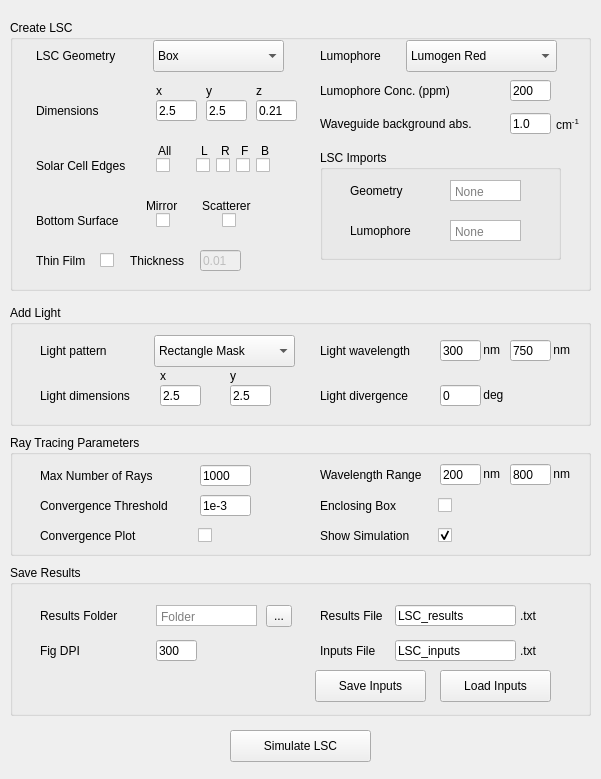
<?xml version="1.0" encoding="UTF-8"?>
<ui version="4.0">
 <class>testingQT</class>
 <widget class="QWidget" name="testingQT">
  <property name="geometry">
   <rect>
    <x>0</x>
    <y>0</y>
    <width>601</width>
    <height>779</height>
   </rect>
  </property>
  <property name="windowTitle">
   <string>testingQT</string>
  </property>
  <widget class="QPushButton" name="pushButton">
   <property name="geometry">
    <rect>
     <x>230</x>
     <y>730</y>
     <width>141</width>
     <height>32</height>
    </rect>
   </property>
   <property name="text">
    <string>Simulate LSC</string>
   </property>
  </widget>
  <widget class="QGroupBox" name="groupBox">
   <property name="geometry">
    <rect>
     <x>10</x>
     <y>20</y>
     <width>581</width>
     <height>271</height>
    </rect>
   </property>
   <property name="title">
    <string>Create LSC</string>
   </property>
   <widget class="QFrame" name="frame">
    <property name="geometry">
     <rect>
      <x>0</x>
      <y>20</y>
      <width>581</width>
      <height>261</height>
     </rect>
    </property>
    <widget class="QLabel" name="label_31">
     <property name="geometry">
      <rect>
       <x>196</x>
       <y>40</y>
       <width>21</width>
       <height>21</height>
      </rect>
     </property>
     <property name="text">
      <string>y</string>
     </property>
    </widget>
    <widget class="QCheckBox" name="checkBox_6">
     <property name="geometry">
      <rect>
       <x>246</x>
       <y>110</y>
       <width>21</width>
       <height>31</height>
      </rect>
     </property>
     <property name="text">
      <string/>
     </property>
    </widget>
    <widget class="QCheckBox" name="checkBox_5">
     <property name="geometry">
      <rect>
       <x>226</x>
       <y>110</y>
       <width>21</width>
       <height>31</height>
      </rect>
     </property>
     <property name="text">
      <string/>
     </property>
    </widget>
    <widget class="QLineEdit" name="lineEdit_13">
     <property name="geometry">
      <rect>
       <x>196</x>
       <y>60</y>
       <width>41</width>
       <height>21</height>
      </rect>
     </property>
     <property name="text">
      <string>2.5</string>
     </property>
     <property name="placeholderText">
      <string>x/y</string>
     </property>
    </widget>
    <widget class="QLabel" name="label_26">
     <property name="geometry">
      <rect>
       <x>251</x>
       <y>100</y>
       <width>16</width>
       <height>21</height>
      </rect>
     </property>
     <property name="text">
      <string>B</string>
     </property>
    </widget>
    <widget class="QLabel" name="label_25">
     <property name="geometry">
      <rect>
       <x>231</x>
       <y>100</y>
       <width>16</width>
       <height>21</height>
      </rect>
     </property>
     <property name="text">
      <string>F</string>
     </property>
    </widget>
    <widget class="QCheckBox" name="checkBox_2">
     <property name="geometry">
      <rect>
       <x>146</x>
       <y>170</y>
       <width>21</width>
       <height>21</height>
      </rect>
     </property>
     <property name="text">
      <string/>
     </property>
    </widget>
    <widget class="QLabel" name="label_20">
     <property name="geometry">
      <rect>
       <x>26</x>
       <y>170</y>
       <width>101</width>
       <height>21</height>
      </rect>
     </property>
     <property name="text">
      <string>Bottom Surface</string>
     </property>
    </widget>
    <widget class="QLabel" name="label_22">
     <property name="geometry">
      <rect>
       <x>148</x>
       <y>100</y>
       <width>21</width>
       <height>21</height>
      </rect>
     </property>
     <property name="text">
      <string>All</string>
     </property>
    </widget>
    <widget class="QLabel" name="label_2">
     <property name="geometry">
      <rect>
       <x>26</x>
       <y>60</y>
       <width>91</width>
       <height>21</height>
      </rect>
     </property>
     <property name="text">
      <string>Dimensions</string>
     </property>
    </widget>
    <widget class="QLabel" name="label_24">
     <property name="geometry">
      <rect>
       <x>211</x>
       <y>100</y>
       <width>16</width>
       <height>21</height>
      </rect>
     </property>
     <property name="text">
      <string>R</string>
     </property>
    </widget>
    <widget class="QLabel" name="label">
     <property name="geometry">
      <rect>
       <x>26</x>
       <y>5</y>
       <width>111</width>
       <height>21</height>
      </rect>
     </property>
     <property name="text">
      <string>LSC Geometry</string>
     </property>
    </widget>
    <widget class="QComboBox" name="comboBox">
     <property name="geometry">
      <rect>
       <x>143</x>
       <y>0</y>
       <width>131</width>
       <height>32</height>
      </rect>
     </property>
     <item>
      <property name="text">
       <string>Box</string>
      </property>
     </item>
     <item>
      <property name="text">
       <string>Cylinder</string>
      </property>
     </item>
     <item>
      <property name="text">
       <string>Sphere</string>
      </property>
     </item>
     <item>
      <property name="text">
       <string>Import Mesh</string>
      </property>
     </item>
    </widget>
    <widget class="QLabel" name="label_6">
     <property name="geometry">
      <rect>
       <x>26</x>
       <y>115</y>
       <width>111</width>
       <height>21</height>
      </rect>
     </property>
     <property name="text">
      <string>Solar Cell Edges</string>
     </property>
    </widget>
    <widget class="QLabel" name="label_23">
     <property name="geometry">
      <rect>
       <x>191</x>
       <y>100</y>
       <width>16</width>
       <height>21</height>
      </rect>
     </property>
     <property name="text">
      <string>L</string>
     </property>
    </widget>
    <widget class="QCheckBox" name="checkBox">
     <property name="geometry">
      <rect>
       <x>146</x>
       <y>110</y>
       <width>21</width>
       <height>31</height>
      </rect>
     </property>
     <property name="text">
      <string/>
     </property>
     <property name="checked">
      <bool>false</bool>
     </property>
    </widget>
    <widget class="QLineEdit" name="lineEdit_2">
     <property name="geometry">
      <rect>
       <x>246</x>
       <y>60</y>
       <width>41</width>
       <height>21</height>
      </rect>
     </property>
     <property name="text">
      <string>0.21</string>
     </property>
     <property name="placeholderText">
      <string>z</string>
     </property>
    </widget>
    <widget class="QLabel" name="label_28">
     <property name="geometry">
      <rect>
       <x>246</x>
       <y>40</y>
       <width>16</width>
       <height>21</height>
      </rect>
     </property>
     <property name="text">
      <string>z</string>
     </property>
    </widget>
    <widget class="QLineEdit" name="lineEdit">
     <property name="geometry">
      <rect>
       <x>146</x>
       <y>60</y>
       <width>41</width>
       <height>21</height>
      </rect>
     </property>
     <property name="text">
      <string>2.5</string>
     </property>
     <property name="placeholderText">
      <string>x/y</string>
     </property>
    </widget>
    <widget class="QComboBox" name="comboBox_2">
     <property name="geometry">
      <rect>
       <x>396</x>
       <y>0</y>
       <width>151</width>
       <height>32</height>
      </rect>
     </property>
     <item>
      <property name="text">
       <string>Lumogen Red</string>
      </property>
     </item>
     <item>
      <property name="text">
       <string>Import Custom</string>
      </property>
     </item>
     <item>
      <property name="text">
       <string>None</string>
      </property>
     </item>
    </widget>
    <widget class="QCheckBox" name="checkBox_3">
     <property name="geometry">
      <rect>
       <x>186</x>
       <y>110</y>
       <width>21</width>
       <height>31</height>
      </rect>
     </property>
     <property name="text">
      <string/>
     </property>
    </widget>
    <widget class="QCheckBox" name="checkBox_4">
     <property name="geometry">
      <rect>
       <x>206</x>
       <y>110</y>
       <width>21</width>
       <height>31</height>
      </rect>
     </property>
     <property name="text">
      <string/>
     </property>
    </widget>
    <widget class="QLabel" name="label_4">
     <property name="geometry">
      <rect>
       <x>310</x>
       <y>5</y>
       <width>91</width>
       <height>21</height>
      </rect>
     </property>
     <property name="text">
      <string>Lumophore</string>
     </property>
    </widget>
    <widget class="QLabel" name="label_27">
     <property name="geometry">
      <rect>
       <x>146</x>
       <y>40</y>
       <width>21</width>
       <height>21</height>
      </rect>
     </property>
     <property name="text">
      <string>x</string>
     </property>
    </widget>
    <widget class="QGroupBox" name="groupBox_5">
     <property name="geometry">
      <rect>
       <x>310</x>
       <y>110</y>
       <width>241</width>
       <height>110</height>
      </rect>
     </property>
     <property name="title">
      <string>LSC Imports</string>
     </property>
     <widget class="QPlainTextEdit" name="plainTextEdit">
      <property name="geometry">
       <rect>
        <x>130</x>
        <y>30</y>
        <width>71</width>
        <height>21</height>
       </rect>
      </property>
      <property name="sizePolicy">
       <sizepolicy hsizetype="Expanding" vsizetype="Expanding">
        <horstretch>0</horstretch>
        <verstretch>0</verstretch>
       </sizepolicy>
      </property>
      <property name="verticalScrollBarPolicy">
       <enum>Qt::ScrollBarAlwaysOff</enum>
      </property>
      <property name="horizontalScrollBarPolicy">
       <enum>Qt::ScrollBarAlwaysOff</enum>
      </property>
      <property name="lineWrapMode">
       <enum>QPlainTextEdit::NoWrap</enum>
      </property>
      <property name="readOnly">
       <bool>true</bool>
      </property>
      <property name="placeholderText">
       <string>None</string>
      </property>
     </widget>
     <widget class="QPlainTextEdit" name="plainTextEdit_4">
      <property name="geometry">
       <rect>
        <x>130</x>
        <y>70</y>
        <width>71</width>
        <height>21</height>
       </rect>
      </property>
      <property name="sizePolicy">
       <sizepolicy hsizetype="Expanding" vsizetype="Expanding">
        <horstretch>0</horstretch>
        <verstretch>0</verstretch>
       </sizepolicy>
      </property>
      <property name="verticalScrollBarPolicy">
       <enum>Qt::ScrollBarAlwaysOff</enum>
      </property>
      <property name="horizontalScrollBarPolicy">
       <enum>Qt::ScrollBarAlwaysOff</enum>
      </property>
      <property name="lineWrapMode">
       <enum>QPlainTextEdit::NoWrap</enum>
      </property>
      <property name="readOnly">
       <bool>true</bool>
      </property>
      <property name="placeholderText">
       <string>None</string>
      </property>
     </widget>
     <widget class="QLabel" name="label_16">
      <property name="geometry">
       <rect>
        <x>30</x>
        <y>30</y>
        <width>91</width>
        <height>21</height>
       </rect>
      </property>
      <property name="text">
       <string>Geometry</string>
      </property>
     </widget>
     <widget class="QLabel" name="label_21">
      <property name="geometry">
       <rect>
        <x>30</x>
        <y>70</y>
        <width>91</width>
        <height>21</height>
       </rect>
      </property>
      <property name="text">
       <string>Lumophore</string>
      </property>
     </widget>
    </widget>
    <widget class="QCheckBox" name="checkBox_19">
     <property name="geometry">
      <rect>
       <x>212</x>
       <y>170</y>
       <width>21</width>
       <height>21</height>
      </rect>
     </property>
     <property name="text">
      <string/>
     </property>
    </widget>
    <widget class="QLabel" name="label_80">
     <property name="geometry">
      <rect>
       <x>136</x>
       <y>155</y>
       <width>41</width>
       <height>21</height>
      </rect>
     </property>
     <property name="text">
      <string>Mirror</string>
     </property>
    </widget>
    <widget class="QLabel" name="label_81">
     <property name="geometry">
      <rect>
       <x>192</x>
       <y>155</y>
       <width>61</width>
       <height>21</height>
      </rect>
     </property>
     <property name="text">
      <string>Scatterer</string>
     </property>
    </widget>
    <widget class="QLabel" name="label_49">
     <property name="geometry">
      <rect>
       <x>310</x>
       <y>40</y>
       <width>151</width>
       <height>21</height>
      </rect>
     </property>
     <property name="text">
      <string>Lumophore Conc. (ppm)</string>
     </property>
    </widget>
    <widget class="QLineEdit" name="lineEdit_20">
     <property name="geometry">
      <rect>
       <x>500</x>
       <y>40</y>
       <width>41</width>
       <height>21</height>
      </rect>
     </property>
     <property name="text">
      <string>200</string>
     </property>
     <property name="placeholderText">
      <string>x/y</string>
     </property>
    </widget>
    <widget class="QLineEdit" name="lineEdit_23">
     <property name="geometry">
      <rect>
       <x>500</x>
       <y>73</y>
       <width>41</width>
       <height>21</height>
      </rect>
     </property>
     <property name="text">
      <string>1.0</string>
     </property>
     <property name="placeholderText">
      <string>x/y</string>
     </property>
    </widget>
    <widget class="QLabel" name="label_51">
     <property name="geometry">
      <rect>
       <x>310</x>
       <y>73</y>
       <width>171</width>
       <height>21</height>
      </rect>
     </property>
     <property name="text">
      <string>Waveguide background abs.</string>
     </property>
    </widget>
    <widget class="QLabel" name="label_55">
     <property name="geometry">
      <rect>
       <x>546</x>
       <y>75</y>
       <width>31</width>
       <height>21</height>
      </rect>
     </property>
     <property name="text">
      <string>&lt;html&gt;&lt;head/&gt;&lt;body&gt;&lt;p&gt;cm&lt;span style=&quot; vertical-align:super;&quot;&gt;-1&lt;/span&gt;&lt;/p&gt;&lt;/body&gt;&lt;/html&gt;</string>
     </property>
    </widget>
    <widget class="QLabel" name="label_32">
     <property name="geometry">
      <rect>
       <x>26</x>
       <y>210</y>
       <width>101</width>
       <height>21</height>
      </rect>
     </property>
     <property name="text">
      <string>Thin Film</string>
     </property>
    </widget>
    <widget class="QCheckBox" name="checkBox_7">
     <property name="geometry">
      <rect>
       <x>90</x>
       <y>210</y>
       <width>86</width>
       <height>20</height>
      </rect>
     </property>
     <property name="text">
      <string/>
     </property>
    </widget>
    <widget class="QLabel" name="label_33">
     <property name="geometry">
      <rect>
       <x>120</x>
       <y>210</y>
       <width>101</width>
       <height>21</height>
      </rect>
     </property>
     <property name="text">
      <string>Thickness</string>
     </property>
    </widget>
    <widget class="QLineEdit" name="lineEdit_14">
     <property name="enabled">
      <bool>false</bool>
     </property>
     <property name="geometry">
      <rect>
       <x>190</x>
       <y>210</y>
       <width>41</width>
       <height>21</height>
      </rect>
     </property>
     <property name="text">
      <string>0.01</string>
     </property>
    </widget>
   </widget>
  </widget>
  <widget class="QGroupBox" name="groupBox_2">
   <property name="geometry">
    <rect>
     <x>10</x>
     <y>305</y>
     <width>581</width>
     <height>121</height>
    </rect>
   </property>
   <property name="title">
    <string>Add Light</string>
   </property>
   <widget class="QLabel" name="label_5">
    <property name="geometry">
     <rect>
      <x>310</x>
      <y>35</y>
      <width>111</width>
      <height>21</height>
     </rect>
    </property>
    <property name="text">
     <string>Light wavelength</string>
    </property>
   </widget>
   <widget class="QLabel" name="label_7">
    <property name="geometry">
     <rect>
      <x>30</x>
      <y>35</y>
      <width>111</width>
      <height>21</height>
     </rect>
    </property>
    <property name="text">
     <string>Light pattern</string>
    </property>
   </widget>
   <widget class="QComboBox" name="comboBox_3">
    <property name="geometry">
     <rect>
      <x>144</x>
      <y>30</y>
      <width>141</width>
      <height>32</height>
     </rect>
    </property>
    <item>
     <property name="text">
      <string>Rectangle Mask</string>
     </property>
    </item>
    <item>
     <property name="text">
      <string>Circle Mask</string>
     </property>
    </item>
    <item>
     <property name="text">
      <string>Point Source</string>
     </property>
    </item>
   </widget>
   <widget class="QLabel" name="label_8">
    <property name="geometry">
     <rect>
      <x>310</x>
      <y>80</y>
      <width>111</width>
      <height>21</height>
     </rect>
    </property>
    <property name="text">
     <string>Light divergence</string>
    </property>
   </widget>
   <widget class="QLabel" name="label_10">
    <property name="geometry">
     <rect>
      <x>30</x>
      <y>80</y>
      <width>111</width>
      <height>21</height>
     </rect>
    </property>
    <property name="text">
     <string>Light dimensions</string>
    </property>
   </widget>
   <widget class="QLabel" name="label_11">
    <property name="geometry">
     <rect>
      <x>470</x>
      <y>80</y>
      <width>61</width>
      <height>20</height>
     </rect>
    </property>
    <property name="text">
     <string> deg</string>
    </property>
   </widget>
   <widget class="QLabel" name="label_12">
    <property name="geometry">
     <rect>
      <x>470</x>
      <y>35</y>
      <width>31</width>
      <height>20</height>
     </rect>
    </property>
    <property name="text">
     <string> nm</string>
    </property>
   </widget>
   <widget class="QLabel" name="label_13">
    <property name="geometry">
     <rect>
      <x>540</x>
      <y>35</y>
      <width>31</width>
      <height>20</height>
     </rect>
    </property>
    <property name="text">
     <string> nm</string>
    </property>
   </widget>
   <widget class="QLineEdit" name="lineEdit_3">
    <property name="geometry">
     <rect>
      <x>220</x>
      <y>80</y>
      <width>41</width>
      <height>21</height>
     </rect>
    </property>
    <property name="text">
     <string>2.5</string>
    </property>
    <property name="placeholderText">
     <string>y</string>
    </property>
   </widget>
   <widget class="QLineEdit" name="lineEdit_4">
    <property name="geometry">
     <rect>
      <x>150</x>
      <y>80</y>
      <width>41</width>
      <height>21</height>
     </rect>
    </property>
    <property name="text">
     <string>2.5</string>
    </property>
    <property name="placeholderText">
     <string>x</string>
    </property>
   </widget>
   <widget class="QLineEdit" name="lineEdit_5">
    <property name="geometry">
     <rect>
      <x>430</x>
      <y>35</y>
      <width>41</width>
      <height>21</height>
     </rect>
    </property>
    <property name="text">
     <string>300</string>
    </property>
    <property name="placeholderText">
     <string>min</string>
    </property>
   </widget>
   <widget class="QLineEdit" name="lineEdit_6">
    <property name="geometry">
     <rect>
      <x>500</x>
      <y>35</y>
      <width>41</width>
      <height>21</height>
     </rect>
    </property>
    <property name="text">
     <string>750</string>
    </property>
    <property name="placeholderText">
     <string>max</string>
    </property>
   </widget>
   <widget class="QLineEdit" name="lineEdit_7">
    <property name="geometry">
     <rect>
      <x>430</x>
      <y>80</y>
      <width>41</width>
      <height>21</height>
     </rect>
    </property>
    <property name="text">
     <string>0</string>
    </property>
   </widget>
   <widget class="QLabel" name="label_30">
    <property name="geometry">
     <rect>
      <x>150</x>
      <y>60</y>
      <width>21</width>
      <height>21</height>
     </rect>
    </property>
    <property name="text">
     <string>x</string>
    </property>
   </widget>
   <widget class="QLabel" name="label_29">
    <property name="geometry">
     <rect>
      <x>220</x>
      <y>60</y>
      <width>16</width>
      <height>21</height>
     </rect>
    </property>
    <property name="text">
     <string>y</string>
    </property>
   </widget>
  </widget>
  <widget class="QGroupBox" name="groupBox_3">
   <property name="geometry">
    <rect>
     <x>10</x>
     <y>435</y>
     <width>581</width>
     <height>121</height>
    </rect>
   </property>
   <property name="title">
    <string>Ray Tracing Parameters</string>
   </property>
   <widget class="QLabel" name="label_3">
    <property name="enabled">
     <bool>true</bool>
    </property>
    <property name="geometry">
     <rect>
      <x>310</x>
      <y>29</y>
      <width>131</width>
      <height>21</height>
     </rect>
    </property>
    <property name="text">
     <string>Wavelength Range</string>
    </property>
   </widget>
   <widget class="QLabel" name="label_9">
    <property name="geometry">
     <rect>
      <x>30</x>
      <y>30</y>
      <width>131</width>
      <height>21</height>
     </rect>
    </property>
    <property name="text">
     <string>Max Number of Rays</string>
    </property>
   </widget>
   <widget class="QLabel" name="label_15">
    <property name="geometry">
     <rect>
      <x>470</x>
      <y>29</y>
      <width>31</width>
      <height>20</height>
     </rect>
    </property>
    <property name="text">
     <string> nm</string>
    </property>
   </widget>
   <widget class="QLabel" name="label_14">
    <property name="geometry">
     <rect>
      <x>540</x>
      <y>29</y>
      <width>31</width>
      <height>20</height>
     </rect>
    </property>
    <property name="text">
     <string> nm</string>
    </property>
   </widget>
   <widget class="QLineEdit" name="lineEdit_8">
    <property name="geometry">
     <rect>
      <x>190</x>
      <y>30</y>
      <width>51</width>
      <height>21</height>
     </rect>
    </property>
    <property name="text">
     <string>1000</string>
    </property>
   </widget>
   <widget class="QLineEdit" name="lineEdit_10">
    <property name="geometry">
     <rect>
      <x>500</x>
      <y>29</y>
      <width>41</width>
      <height>21</height>
     </rect>
    </property>
    <property name="text">
     <string>800</string>
    </property>
    <property name="placeholderText">
     <string>max</string>
    </property>
   </widget>
   <widget class="QLineEdit" name="lineEdit_9">
    <property name="geometry">
     <rect>
      <x>430</x>
      <y>29</y>
      <width>41</width>
      <height>21</height>
     </rect>
    </property>
    <property name="text">
     <string>200</string>
    </property>
    <property name="placeholderText">
     <string>min</string>
    </property>
   </widget>
   <widget class="QLabel" name="label_48">
    <property name="geometry">
     <rect>
      <x>30</x>
      <y>90</y>
      <width>111</width>
      <height>21</height>
     </rect>
    </property>
    <property name="text">
     <string>Convergence Plot</string>
    </property>
   </widget>
   <widget class="QCheckBox" name="checkBox_21">
    <property name="geometry">
     <rect>
      <x>188</x>
      <y>90</y>
      <width>21</width>
      <height>21</height>
     </rect>
    </property>
    <property name="text">
     <string/>
    </property>
   </widget>
   <widget class="QCheckBox" name="checkBox_20">
    <property name="geometry">
     <rect>
      <x>428</x>
      <y>60</y>
      <width>21</width>
      <height>21</height>
     </rect>
    </property>
    <property name="text">
     <string/>
    </property>
   </widget>
   <widget class="QLabel" name="label_47">
    <property name="geometry">
     <rect>
      <x>310</x>
      <y>60</y>
      <width>101</width>
      <height>21</height>
     </rect>
    </property>
    <property name="text">
     <string>Enclosing Box</string>
    </property>
   </widget>
   <widget class="QLabel" name="label_50">
    <property name="geometry">
     <rect>
      <x>30</x>
      <y>60</y>
      <width>151</width>
      <height>21</height>
     </rect>
    </property>
    <property name="text">
     <string>Convergence Threshold</string>
    </property>
   </widget>
   <widget class="QLineEdit" name="lineEdit_21">
    <property name="geometry">
     <rect>
      <x>190</x>
      <y>60</y>
      <width>51</width>
      <height>21</height>
     </rect>
    </property>
    <property name="text">
     <string>1e-3</string>
    </property>
   </widget>
   <widget class="QLabel" name="label_56">
    <property name="geometry">
     <rect>
      <x>310</x>
      <y>90</y>
      <width>111</width>
      <height>21</height>
     </rect>
    </property>
    <property name="text">
     <string>Show Simulation</string>
    </property>
   </widget>
   <widget class="QCheckBox" name="checkBox_22">
    <property name="geometry">
     <rect>
      <x>428</x>
      <y>90</y>
      <width>21</width>
      <height>21</height>
     </rect>
    </property>
    <property name="text">
     <string/>
    </property>
    <property name="checked">
     <bool>true</bool>
    </property>
   </widget>
  </widget>
  <widget class="QGroupBox" name="groupBox_4">
   <property name="geometry">
    <rect>
     <x>10</x>
     <y>565</y>
     <width>581</width>
     <height>151</height>
    </rect>
   </property>
   <property name="title">
    <string>Save Results</string>
   </property>
   <widget class="QToolButton" name="toolButton">
    <property name="geometry">
     <rect>
      <x>256</x>
      <y>40</y>
      <width>26</width>
      <height>22</height>
     </rect>
    </property>
    <property name="text">
     <string>...</string>
    </property>
   </widget>
   <widget class="QPlainTextEdit" name="plainTextEdit_2">
    <property name="geometry">
     <rect>
      <x>146</x>
      <y>40</y>
      <width>101</width>
      <height>21</height>
     </rect>
    </property>
    <property name="sizePolicy">
     <sizepolicy hsizetype="Expanding" vsizetype="Expanding">
      <horstretch>0</horstretch>
      <verstretch>0</verstretch>
     </sizepolicy>
    </property>
    <property name="verticalScrollBarPolicy">
     <enum>Qt::ScrollBarAlwaysOff</enum>
    </property>
    <property name="horizontalScrollBarPolicy">
     <enum>Qt::ScrollBarAlwaysOff</enum>
    </property>
    <property name="lineWrapMode">
     <enum>QPlainTextEdit::NoWrap</enum>
    </property>
    <property name="readOnly">
     <bool>true</bool>
    </property>
    <property name="placeholderText">
     <string>Folder</string>
    </property>
   </widget>
   <widget class="QLabel" name="label_17">
    <property name="geometry">
     <rect>
      <x>510</x>
      <y>40</y>
      <width>45</width>
      <height>21</height>
     </rect>
    </property>
    <property name="text">
     <string>.txt</string>
    </property>
   </widget>
   <widget class="QLineEdit" name="lineEdit_11">
    <property name="geometry">
     <rect>
      <x>146</x>
      <y>75</y>
      <width>41</width>
      <height>21</height>
     </rect>
    </property>
    <property name="text">
     <string>300</string>
    </property>
    <property name="placeholderText">
     <string/>
    </property>
   </widget>
   <widget class="QLabel" name="label_18">
    <property name="geometry">
     <rect>
      <x>30</x>
      <y>75</y>
      <width>51</width>
      <height>21</height>
     </rect>
    </property>
    <property name="text">
     <string>Fig DPI</string>
    </property>
   </widget>
   <widget class="QLabel" name="label_19">
    <property name="geometry">
     <rect>
      <x>310</x>
      <y>40</y>
      <width>71</width>
      <height>21</height>
     </rect>
    </property>
    <property name="text">
     <string>Results File</string>
    </property>
   </widget>
   <widget class="QLineEdit" name="lineEdit_12">
    <property name="geometry">
     <rect>
      <x>385</x>
      <y>40</y>
      <width>121</width>
      <height>21</height>
     </rect>
    </property>
    <property name="text">
     <string>LSC_results</string>
    </property>
   </widget>
   <widget class="QLabel" name="label_52">
    <property name="geometry">
     <rect>
      <x>30</x>
      <y>40</y>
      <width>101</width>
      <height>21</height>
     </rect>
    </property>
    <property name="text">
     <string>Results Folder</string>
    </property>
   </widget>
   <widget class="QLineEdit" name="lineEdit_22">
    <property name="geometry">
     <rect>
      <x>385</x>
      <y>75</y>
      <width>121</width>
      <height>21</height>
     </rect>
    </property>
    <property name="text">
     <string>LSC_inputs</string>
    </property>
   </widget>
   <widget class="QLabel" name="label_53">
    <property name="geometry">
     <rect>
      <x>510</x>
      <y>75</y>
      <width>45</width>
      <height>21</height>
     </rect>
    </property>
    <property name="text">
     <string>.txt</string>
    </property>
   </widget>
   <widget class="QLabel" name="label_54">
    <property name="geometry">
     <rect>
      <x>310</x>
      <y>75</y>
      <width>61</width>
      <height>21</height>
     </rect>
    </property>
    <property name="text">
     <string>Inputs File</string>
    </property>
   </widget>
   <widget class="QPushButton" name="pushButton_2">
    <property name="geometry">
     <rect>
      <x>305</x>
      <y>105</y>
      <width>111</width>
      <height>32</height>
     </rect>
    </property>
    <property name="text">
     <string>Save Inputs</string>
    </property>
   </widget>
   <widget class="QPushButton" name="pushButton_3">
    <property name="geometry">
     <rect>
      <x>430</x>
      <y>105</y>
      <width>111</width>
      <height>32</height>
     </rect>
    </property>
    <property name="text">
     <string>Load Inputs</string>
    </property>
   </widget>
  </widget>
  <zorder>groupBox_3</zorder>
  <zorder>groupBox_2</zorder>
  <zorder>groupBox</zorder>
  <zorder>pushButton</zorder>
  <zorder>groupBox_4</zorder>
 </widget>
 <resources/>
 <connections/>
</ui>
